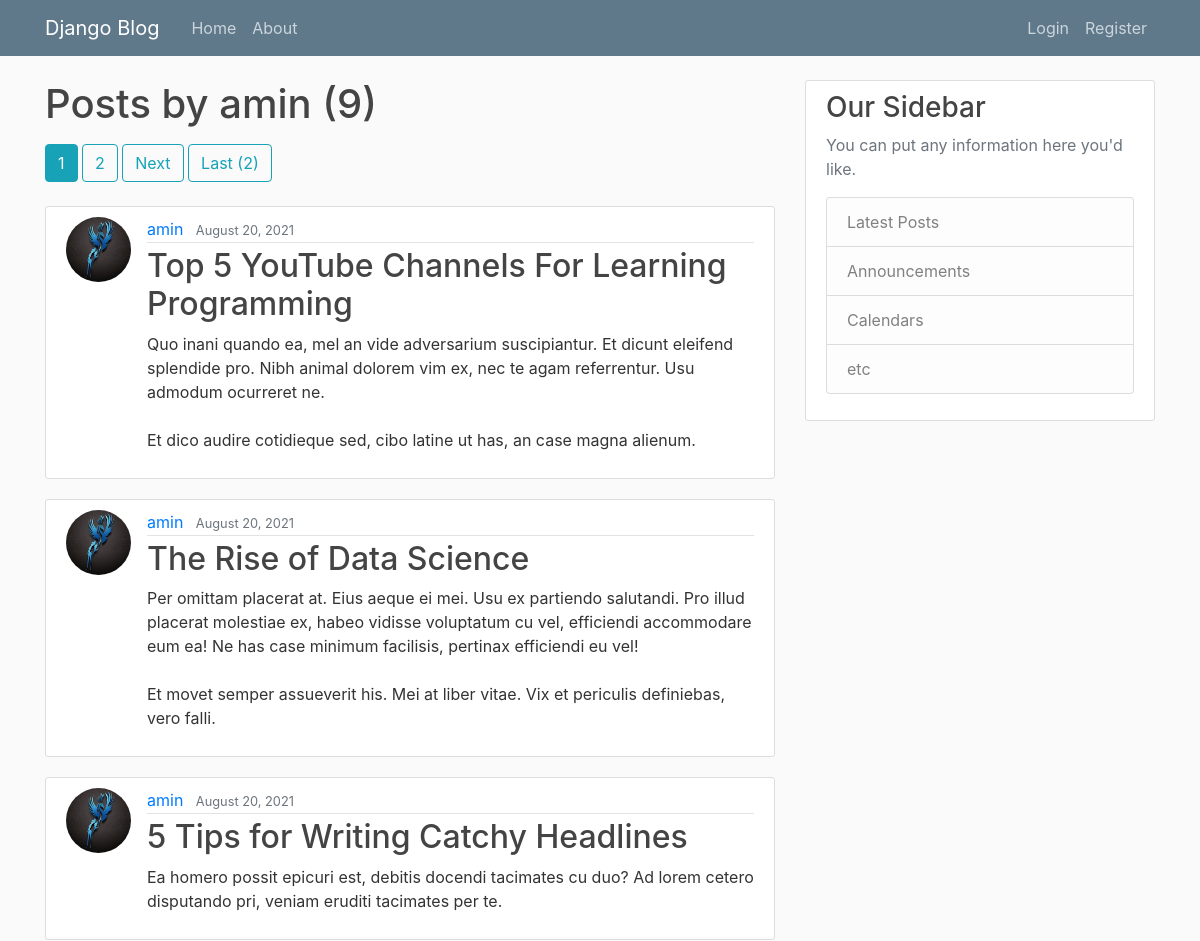
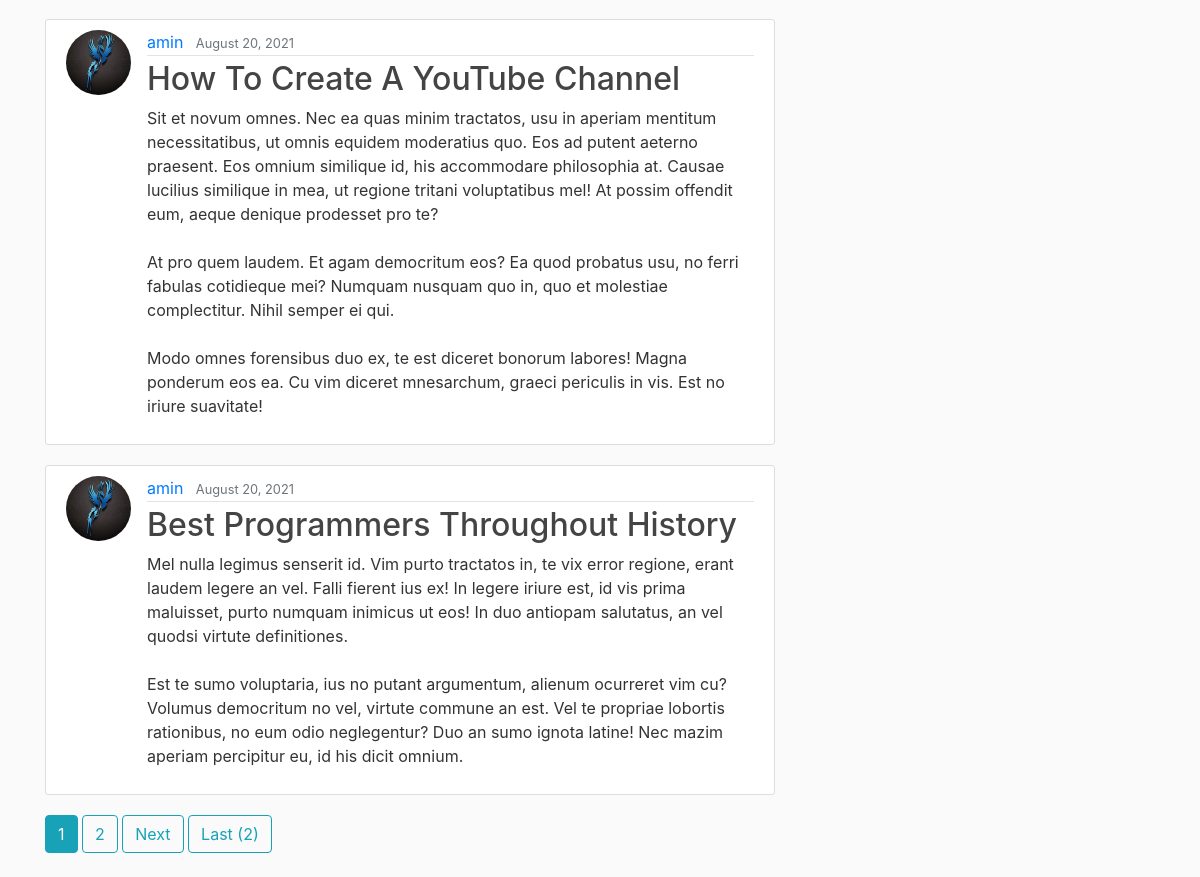
/user/amin, run on the app's committed database (2 pictures, top to bottom).
### blog/models.py (models this page shows, shortened)
class Post(models.Model):
	title = models.CharField(max_length=100)
	content = models.TextField()
	date_posted = models.DateTimeField(default=timezone.now)
	author = models.ForeignKey(User, on_delete=models.CASCADE)

### users/models.py (models this page shows, shortened)
class Profile(models.Model):
	user = models.OneToOneField(User, on_delete=models.CASCADE)
	image = models.ImageField(default='default.jpg', upload_to='profile_pics')

### blog/views.py (the view)
# urls.py: path('user/<str:username>', UserPostListView.as_view(), name='user-posts'),
class UserPostListView(ListView):
	model = Post
	template_name = 'blog/user_posts.html'
	context_object_name = 'posts'
	paginate_by = 5
	def get_queryset(self):
		user = get_object_or_404(User, username=self.kwargs.get('username'))
		return Post.objects.filter(author=user).order_by('-date_posted')

### blog/templates/blog/user_posts.html (shortened to what this page needs)
{% extends 'blog/base.html' %}
{% block content %}
  <h1 class="mb-3">Posts by {{ view.kwargs.username }} ({{ page_obj.paginator.count }})</h1>
  {% if is_paginated %}
    {% for num in page_obj.paginator.page_range %}
      {% if page_obj.number == num %}
        <a class="btn btn-info mb-4" href="?page={{ num }}">{{ num }}</a>
      {% elif num > page_obj.number|add:'-3' and num < page_obj.number|add:'3' %}
        <a class="btn btn-outline-info mb-4" href="?page={{ num }}">{{ num }}</a>
      {% endif %}
    {% endfor %}
    {% if page_obj.has_next %}
      <a class="btn btn-outline-info mb-4" href="?page={{ page_obj.next_page_number}}">Next</a>
      <a class="btn btn-outline-info mb-4" href="?page={{ page_obj.paginator.num_pages }}">Last ({{ page_obj.paginator.num_pages }})</a>
    {% endif %}
  {% endif %}
	{% for post in posts %}
		<article class="media content-section">
      <img class="rounded-circle article-img" src="{{ post.author.profile.image.url }}">
      <div class="media-body">
        <div class="article-metadata">
          <a class="mr-2" href="{% url 'user-posts' post.author.username %}">{{ post.author }}</a>
          <small class="text-muted">{{ post.date_posted|date:"F d, Y" }}</small>
        </div>
        <h2><a class="article-title" href="{% url 'post-detail' post.id %}">{{ post.title }}</a></h2>
        <p class="article-content">{{ post.content }}</p>
      </div>
    </article>
	{% endfor %}
  {% if is_paginated %}
    {% for num in page_obj.paginator.page_range %}
      {% if page_obj.number == num %}
        <a class="btn btn-info mb-4" href="?page={{ num }}">{{ num }}</a>
      {% elif num > page_obj.number|add:'-3' and num < page_obj.number|add:'3' %}
        <a class="btn btn-outline-info mb-4" href="?page={{ num }}">{{ num }}</a>
      {% endif %}
    {% endfor %}
    {% if page_obj.has_next %}
      <a class="btn btn-outline-info mb-4" href="?page={{ page_obj.next_page_number}}">Next</a>
      <a class="btn btn-outline-info mb-4" href="?page={{ page_obj.paginator.num_pages }}">Last ({{ page_obj.paginator.num_pages }})</a>
    {% endif %}
  {% endif %}
{% endblock content %}

### blog/static/blog/main.css (style rules this page uses)
body { background: #fafafa; color: #333333; margin-top: 5rem; }
h1,h2,h3,h4,h5,h6 { color: #444444; }
.content-section { background: #ffffff; padding: 10px 20px; border: 1px solid #dddddd; border-radius: 3px; margin-bottom: 20px; }
.article-title { color: #444444; }
.article-content { white-space: pre-line; }
.article-img { height: 65px; width: 65px; margin-right: 16px; }
.article-metadata { padding-bottom: 1px; margin-bottom: 4px; border-bottom: 1px solid #e3e3e3 }

### data on the page
Post: author.profile.image (placeholder picture), author "amin", date_posted "August 20, 2021", title "Top 5 YouTube Channels For Learning Programming", content "Quo inani quando ea, mel an vide adversarium suscipiantur. Et dicunt eleifend splendide pro. Nibh animal dolorem vim ex, nec te agam referrentur. Usu admodum ocurreret ne. Et dico audire cotidieque sed, cibo latine ut has, an case magna alienum."
Post: author.profile.image (placeholder picture), author "amin", date_posted "August 20, 2021", title "The Rise of Data Science", content "Per omittam placerat at. Eius aeque ei mei. Usu ex partiendo salutandi. Pro illud placerat molestiae ex, habeo vidisse voluptatum cu vel, efficiendi accommodare eum ea! Ne has case minimum facilisis, pertinax efficiendi eu vel! Et movet semper assueverit his. Mei at liber vitae. Vix et periculis definiebas, vero falli."
Post: author.profile.image (placeholder picture), author "amin", date_posted "August 20, 2021", title "5 Tips for Writing Catchy Headlines", content "Ea homero possit epicuri est, debitis docendi tacimates cu duo? Ad lorem cetero disputando pri, veniam eruditi tacimates per te."
Post: author.profile.image (placeholder picture), author "amin", date_posted "August 20, 2021", title "How To Create A YouTube Channel", content "Sit et novum omnes. Nec ea quas minim tractatos, usu in aperiam mentitum necessitatibus, ut omnis equidem moderatius quo. Eos ad putent aeterno praesent. Eos omnium similique id, his accommodare philosophia at. Causae lucilius similique in mea, ut regione tritani voluptatibus mel! At possim offendit eum, aeque denique prodesset pro te? At pro quem laudem. Et agam democritum eos? Ea quod probatus usu, no ferri fabulas cotidieque mei? Numquam nusquam quo in, quo et molestiae complectitur. Nihil semper ei qui. Modo omnes forensibus duo ex, te est diceret bonorum labores! Magna ponderum eos ea. Cu vim diceret mnesarchum, graeci periculis in vis. Est no iriure suavitate!"
Post: author.profile.image (placeholder picture), author "amin", date_posted "August 20, 2021", title "Best Programmers Throughout History", content "Mel nulla legimus senserit id. Vim purto tractatos in, te vix error regione, erant laudem legere an vel. Falli fierent ius ex! In legere iriure est, id vis prima maluisset, purto numquam inimicus ut eos! In duo antiopam salutatus, an vel quodsi virtute definitiones. Est te sumo voluptaria, ius no putant argumentum, alienum ocurreret vim cu? Volumus democritum no vel, virtute commune an est. Vel te propriae lobortis rationibus, no eum odio neglegentur? Duo an sumo ignota latine! Nec mazim aperiam percipitur eu, id his dicit omnium."

### other printed values
{{ view.kwargs.username }} "amin"
{{ page_obj.paginator.count }} "9"
{{ num }} "1"
{{ num }} "2"
{{ page_obj.paginator.num_pages }} "2"
